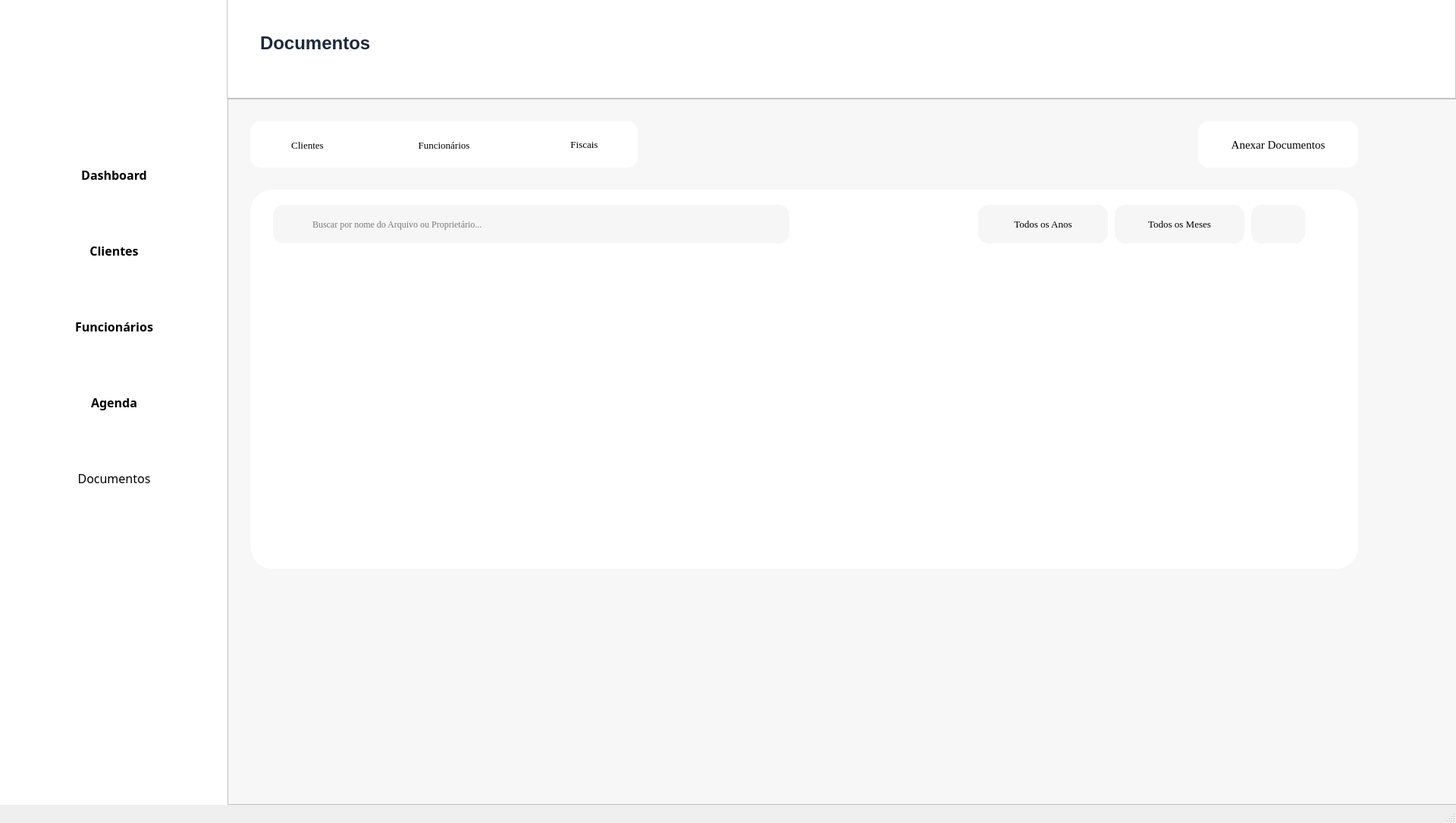
<?xml version="1.0" encoding="UTF-8"?>
<ui version="4.0">
 <class>MainWindow</class>
 <widget class="QMainWindow" name="MainWindow">
  <property name="geometry">
   <rect>
    <x>0</x>
    <y>0</y>
    <width>1920</width>
    <height>1085</height>
   </rect>
  </property>
  <property name="windowTitle">
   <string>MainWindow</string>
  </property>
  <widget class="QWidget" name="centralwidget">
   <widget class="QFrame" name="frame">
    <property name="geometry">
     <rect>
      <x>0</x>
      <y>0</y>
      <width>301</width>
      <height>1061</height>
     </rect>
    </property>
    <property name="styleSheet">
     <string notr="true">background-color: rgb(255,255,255);
border: 1px;
box-shadow: 5px 5px 5px;
border-color:  rgb(149, 149, 149);</string>
    </property>
    <widget class="QPushButton" name="dashboard_button">
     <property name="geometry">
      <rect>
       <x>20</x>
       <y>200</y>
       <width>261</width>
       <height>61</height>
      </rect>
     </property>
     <property name="font">
      <font>
       <family>Segoe UI Semibold</family>
       <pointsize>12</pointsize>
       <weight>75</weight>
       <bold>true</bold>
      </font>
     </property>
     <property name="cursor">
      <cursorShape>PointingHandCursor</cursorShape>
     </property>
     <property name="layoutDirection">
      <enum>Qt::LeftToRight</enum>
     </property>
     <property name="styleSheet">
      <string notr="true">text-align: left;
color: rgb(139, 139, 139);
padding-left: 10px;
border-radius:10px;
hover-color {
	background-color:rgb(254, 242, 242 solid);
	color:rgb(159, 7, 18);
}</string>
     </property>
     <property name="text">
      <string>Dashboard</string>
     </property>
     <property name="icon">
      <iconset>
       <normaloff>../Source/dashboard.png</normaloff>../Source/dashboard.png</iconset>
     </property>
     <property name="iconSize">
      <size>
       <width>50</width>
       <height>50</height>
      </size>
     </property>
    </widget>
    <widget class="QPushButton" name="clientes_button">
     <property name="geometry">
      <rect>
       <x>20</x>
       <y>300</y>
       <width>261</width>
       <height>61</height>
      </rect>
     </property>
     <property name="font">
      <font>
       <family>Segoe UI Semibold</family>
       <pointsize>12</pointsize>
       <weight>75</weight>
       <bold>true</bold>
      </font>
     </property>
     <property name="cursor">
      <cursorShape>PointingHandCursor</cursorShape>
     </property>
     <property name="styleSheet">
      <string notr="true">text-align: left;
color: rgb(139, 139, 139);
padding-left: 10px;
border-radius:10px;
hover-color {
	background-color:rgb(254, 242, 242 solid);
	color:rgb(159, 7, 18);
}</string>
     </property>
     <property name="text">
      <string>Clientes</string>
     </property>
     <property name="icon">
      <iconset>
       <normaloff>../Source/cliente.png</normaloff>../Source/cliente.png</iconset>
     </property>
     <property name="iconSize">
      <size>
       <width>40</width>
       <height>40</height>
      </size>
     </property>
    </widget>
    <widget class="QPushButton" name="funcionarios_button">
     <property name="geometry">
      <rect>
       <x>20</x>
       <y>400</y>
       <width>261</width>
       <height>61</height>
      </rect>
     </property>
     <property name="font">
      <font>
       <family>Segoe UI Semibold</family>
       <pointsize>12</pointsize>
       <weight>75</weight>
       <bold>true</bold>
      </font>
     </property>
     <property name="cursor">
      <cursorShape>PointingHandCursor</cursorShape>
     </property>
     <property name="styleSheet">
      <string notr="true">text-align: left;
color: rgb(139, 139, 139);
padding-left: 10px;
border-radius:10px;
hover-color {
	background-color:rgb(254, 242, 242 solid);
	color:rgb(159, 7, 18);
}</string>
     </property>
     <property name="text">
      <string>Funcionários</string>
     </property>
     <property name="icon">
      <iconset>
       <normaloff>../Source/funcionarios.png</normaloff>../Source/funcionarios.png</iconset>
     </property>
     <property name="iconSize">
      <size>
       <width>40</width>
       <height>40</height>
      </size>
     </property>
    </widget>
    <widget class="QPushButton" name="agenda_button">
     <property name="geometry">
      <rect>
       <x>20</x>
       <y>500</y>
       <width>261</width>
       <height>61</height>
      </rect>
     </property>
     <property name="font">
      <font>
       <family>Segoe UI Semibold</family>
       <pointsize>12</pointsize>
       <weight>75</weight>
       <bold>true</bold>
      </font>
     </property>
     <property name="cursor">
      <cursorShape>PointingHandCursor</cursorShape>
     </property>
     <property name="styleSheet">
      <string notr="true">text-align: left;
color: rgb(139, 139, 139);
padding-left: 10px;
border-radius:10px;
hover-color {
	background-color:rgb(254, 242, 242 solid);
	color:rgb(159, 7, 18);
}</string>
     </property>
     <property name="text">
      <string>Agenda</string>
     </property>
     <property name="icon">
      <iconset>
       <normaloff>../Source/agenda.png</normaloff>../Source/agenda.png</iconset>
     </property>
     <property name="iconSize">
      <size>
       <width>50</width>
       <height>50</height>
      </size>
     </property>
    </widget>
    <widget class="QPushButton" name="relatorios_button">
     <property name="geometry">
      <rect>
       <x>20</x>
       <y>600</y>
       <width>261</width>
       <height>61</height>
      </rect>
     </property>
     <property name="font">
      <font>
       <family>Segoe UI Semibold</family>
       <pointsize>12</pointsize>
       <weight>50</weight>
       <bold>false</bold>
      </font>
     </property>
     <property name="cursor">
      <cursorShape>PointingHandCursor</cursorShape>
     </property>
     <property name="styleSheet">
      <string notr="true">text-align: left;
color: rgb(139, 139, 139);
padding-left: 10px;
border-radius:10px;
hover-color {
	background-color:rgb(254, 242, 242 solid);
	color:rgb(159, 7, 18);
}</string>
     </property>
     <property name="text">
      <string>Documentos</string>
     </property>
     <property name="icon">
      <iconset>
       <normaloff>../Source/relatorios.png</normaloff>../Source/relatorios.png</iconset>
     </property>
     <property name="iconSize">
      <size>
       <width>50</width>
       <height>50</height>
      </size>
     </property>
    </widget>
    <widget class="QLabel" name="label">
     <property name="geometry">
      <rect>
       <x>40</x>
       <y>10</y>
       <width>191</width>
       <height>181</height>
      </rect>
     </property>
     <property name="text">
      <string/>
     </property>
     <property name="textFormat">
      <enum>Qt::RichText</enum>
     </property>
     <property name="pixmap">
      <pixmap>../Source/Cenicos.jpg</pixmap>
     </property>
     <property name="scaledContents">
      <bool>true</bool>
     </property>
    </widget>
   </widget>
   <widget class="QFrame" name="frame_2">
    <property name="geometry">
     <rect>
      <x>299</x>
      <y>-1</y>
      <width>1621</width>
      <height>131</height>
     </rect>
    </property>
    <property name="styleSheet">
     <string notr="true">background-color: rgb(255,255,255);</string>
    </property>
    <property name="frameShape">
     <enum>QFrame::StyledPanel</enum>
    </property>
    <property name="frameShadow">
     <enum>QFrame::Raised</enum>
    </property>
    <widget class="QTextBrowser" name="textBrowser_2">
     <property name="geometry">
      <rect>
       <x>40</x>
       <y>40</y>
       <width>256</width>
       <height>51</height>
      </rect>
     </property>
     <property name="autoFillBackground">
      <bool>false</bool>
     </property>
     <property name="styleSheet">
      <string notr="true">border: 0px;
color:rgb(29, 41, 61);</string>
     </property>
     <property name="html">
      <string>&lt;!DOCTYPE HTML PUBLIC &quot;-//W3C//DTD HTML 4.0//EN&quot; &quot;http://www.w3.org/TR/REC-html40/strict.dtd&quot;&gt;
&lt;html&gt;&lt;head&gt;&lt;meta name=&quot;qrichtext&quot; content=&quot;1&quot; /&gt;&lt;style type=&quot;text/css&quot;&gt;
p, li { white-space: pre-wrap; }
&lt;/style&gt;&lt;/head&gt;&lt;body style=&quot; font-family:'MS Shell Dlg 2'; font-size:8.25pt; font-weight:400; font-style:normal;&quot;&gt;
&lt;p style=&quot; margin-top:0px; margin-bottom:0px; margin-left:0px; margin-right:0px; -qt-block-indent:0; text-indent:0px;&quot;&gt;&lt;span style=&quot; font-size:18pt; font-weight:600;&quot;&gt;Documentos&lt;/span&gt;&lt;/p&gt;&lt;/body&gt;&lt;/html&gt;</string>
     </property>
    </widget>
   </widget>
   <widget class="QFrame" name="frame_3">
    <property name="geometry">
     <rect>
      <x>300</x>
      <y>130</y>
      <width>1631</width>
      <height>931</height>
     </rect>
    </property>
    <property name="font">
     <font>
      <family>Georgia</family>
      <weight>50</weight>
      <bold>false</bold>
     </font>
    </property>
    <property name="styleSheet">
     <string notr="true">background-color: rgb(247, 247, 247);</string>
    </property>
    <property name="frameShape">
     <enum>QFrame::StyledPanel</enum>
    </property>
    <property name="frameShadow">
     <enum>QFrame::Raised</enum>
    </property>
    <widget class="QFrame" name="frame_6">
     <property name="geometry">
      <rect>
       <x>30</x>
       <y>120</y>
       <width>1461</width>
       <height>500</height>
      </rect>
     </property>
     <property name="styleSheet">
      <string notr="true">background-color:white;
border-radius: 30px;</string>
     </property>
     <property name="frameShape">
      <enum>QFrame::StyledPanel</enum>
     </property>
     <property name="frameShadow">
      <enum>QFrame::Raised</enum>
     </property>
     <widget class="QPushButton" name="pushButton_3">
      <property name="geometry">
       <rect>
        <x>30</x>
        <y>20</y>
        <width>71</width>
        <height>51</height>
       </rect>
      </property>
      <property name="cursor">
       <cursorShape>PointingHandCursor</cursorShape>
      </property>
      <property name="styleSheet">
       <string notr="true">background-color: rgb(246, 246, 246);
border-radius: 14px;</string>
      </property>
      <property name="text">
       <string/>
      </property>
      <property name="icon">
       <iconset>
        <normaloff>../Source/lupa.png</normaloff>../Source/lupa.png</iconset>
      </property>
     </widget>
     <widget class="QLineEdit" name="lineEdit">
      <property name="geometry">
       <rect>
        <x>80</x>
        <y>20</y>
        <width>631</width>
        <height>51</height>
       </rect>
      </property>
      <property name="font">
       <font>
        <family>Georgia</family>
       </font>
      </property>
      <property name="styleSheet">
       <string notr="true">background-color: rgb(246, 246, 246);
border-radius: 14px;</string>
      </property>
      <property name="text">
       <string/>
      </property>
      <property name="placeholderText">
       <string>Buscar por nome do Arquivo ou Proprietário...</string>
      </property>
     </widget>
     <widget class="QPushButton" name="pushButton_4">
      <property name="geometry">
       <rect>
        <x>960</x>
        <y>20</y>
        <width>171</width>
        <height>51</height>
       </rect>
      </property>
      <property name="font">
       <font>
        <family>Georgia</family>
        <pointsize>10</pointsize>
        <weight>50</weight>
        <bold>false</bold>
       </font>
      </property>
      <property name="cursor">
       <cursorShape>PointingHandCursor</cursorShape>
      </property>
      <property name="layoutDirection">
       <enum>Qt::RightToLeft</enum>
      </property>
      <property name="styleSheet">
       <string notr="true">background-color: rgb(246, 246, 246);
border-radius: 14px;</string>
      </property>
      <property name="text">
       <string>Todos os Anos</string>
      </property>
      <property name="shortcut">
       <string/>
      </property>
     </widget>
     <widget class="QPushButton" name="pushButton_5">
      <property name="geometry">
       <rect>
        <x>1140</x>
        <y>20</y>
        <width>171</width>
        <height>51</height>
       </rect>
      </property>
      <property name="font">
       <font>
        <family>Georgia</family>
        <pointsize>10</pointsize>
        <weight>50</weight>
        <bold>false</bold>
       </font>
      </property>
      <property name="cursor">
       <cursorShape>PointingHandCursor</cursorShape>
      </property>
      <property name="layoutDirection">
       <enum>Qt::RightToLeft</enum>
      </property>
      <property name="styleSheet">
       <string notr="true">background-color: rgb(246, 246, 246);
border-radius: 14px;</string>
      </property>
      <property name="text">
       <string>Todos os Meses</string>
      </property>
      <property name="shortcut">
       <string/>
      </property>
     </widget>
     <widget class="QPushButton" name="pushButton_6">
      <property name="geometry">
       <rect>
        <x>1320</x>
        <y>20</y>
        <width>71</width>
        <height>51</height>
       </rect>
      </property>
      <property name="cursor">
       <cursorShape>PointingHandCursor</cursorShape>
      </property>
      <property name="styleSheet">
       <string notr="true">background-color: rgb(246, 246, 246);
border-radius: 14px;</string>
      </property>
      <property name="text">
       <string/>
      </property>
      <property name="icon">
       <iconset>
        <normaloff>../Source/filtro.png</normaloff>../Source/filtro.png</iconset>
      </property>
      <property name="iconSize">
       <size>
        <width>20</width>
        <height>20</height>
       </size>
      </property>
     </widget>
    </widget>
    <widget class="QPushButton" name="pushButton_7">
     <property name="geometry">
      <rect>
       <x>1280</x>
       <y>30</y>
       <width>211</width>
       <height>61</height>
      </rect>
     </property>
     <property name="font">
      <font>
       <family>Georgia</family>
       <pointsize>11</pointsize>
       <weight>50</weight>
       <bold>false</bold>
      </font>
     </property>
     <property name="styleSheet">
      <string notr="true">background-color: white;
border-radius: 14px;</string>
     </property>
     <property name="text">
      <string>Anexar Documentos</string>
     </property>
     <property name="icon">
      <iconset>
       <normaloff>../Source/upload_icon.png.png</normaloff>../Source/upload_icon.png.png</iconset>
     </property>
     <property name="iconSize">
      <size>
       <width>25</width>
       <height>25</height>
      </size>
     </property>
    </widget>
    <widget class="QFrame" name="frame_4">
     <property name="geometry">
      <rect>
       <x>30</x>
       <y>30</y>
       <width>511</width>
       <height>61</height>
      </rect>
     </property>
     <property name="styleSheet">
      <string notr="true">background-color: white;
border-radius: 14px;</string>
     </property>
     <property name="frameShape">
      <enum>QFrame::StyledPanel</enum>
     </property>
     <property name="frameShadow">
      <enum>QFrame::Raised</enum>
     </property>
     <widget class="QPushButton" name="pushButton_2">
      <property name="geometry">
       <rect>
        <x>190</x>
        <y>11</y>
        <width>131</width>
        <height>41</height>
       </rect>
      </property>
      <property name="font">
       <font>
        <family>Georgia</family>
        <pointsize>10</pointsize>
        <weight>50</weight>
        <bold>false</bold>
       </font>
      </property>
      <property name="text">
       <string>Funcionários</string>
      </property>
      <property name="icon">
       <iconset>
        <normaloff>../Source/funcionarios.png</normaloff>../Source/funcionarios.png</iconset>
      </property>
      <property name="iconSize">
       <size>
        <width>20</width>
        <height>20</height>
       </size>
      </property>
     </widget>
     <widget class="QPushButton" name="pushButton">
      <property name="geometry">
       <rect>
        <x>20</x>
        <y>11</y>
        <width>111</width>
        <height>41</height>
       </rect>
      </property>
      <property name="font">
       <font>
        <family>Georgia</family>
        <pointsize>10</pointsize>
        <weight>50</weight>
        <bold>false</bold>
       </font>
      </property>
      <property name="text">
       <string>Clientes</string>
      </property>
      <property name="icon">
       <iconset>
        <normaloff>../Source/utilizador.png</normaloff>../Source/utilizador.png</iconset>
      </property>
      <property name="iconSize">
       <size>
        <width>20</width>
        <height>20</height>
       </size>
      </property>
     </widget>
     <widget class="QPushButton" name="pushButton_8">
      <property name="geometry">
       <rect>
        <x>390</x>
        <y>10</y>
        <width>101</width>
        <height>41</height>
       </rect>
      </property>
      <property name="font">
       <font>
        <family>Georgia</family>
        <pointsize>10</pointsize>
        <weight>50</weight>
        <bold>false</bold>
       </font>
      </property>
      <property name="autoFillBackground">
       <bool>false</bool>
      </property>
      <property name="text">
       <string>Fiscais</string>
      </property>
      <property name="icon">
       <iconset>
        <normaloff>../Source/fiscal_icon.png.png</normaloff>../Source/fiscal_icon.png.png</iconset>
      </property>
      <property name="iconSize">
       <size>
        <width>20</width>
        <height>20</height>
       </size>
      </property>
     </widget>
    </widget>
   </widget>
  </widget>
  <widget class="QStatusBar" name="statusbar"/>
 </widget>
 <resources/>
 <connections/>
</ui>
